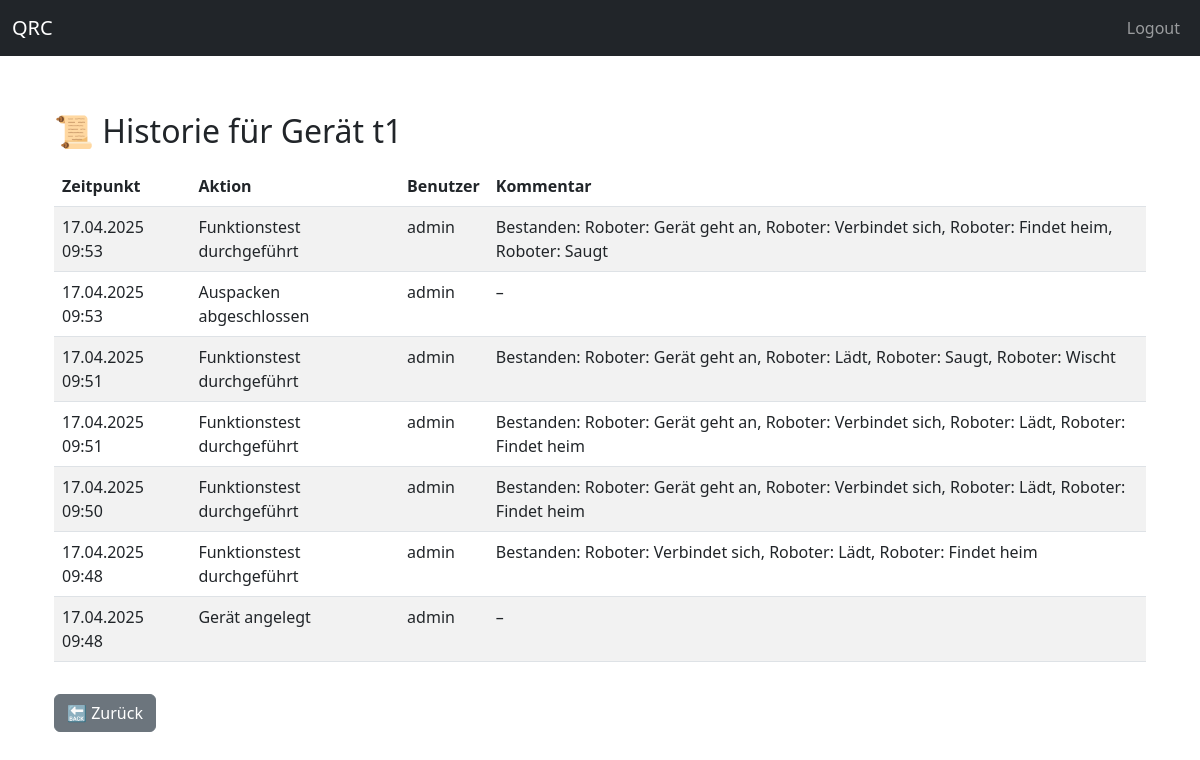
The app's page /geraete/geraet/t1/historie (signed in), older data.
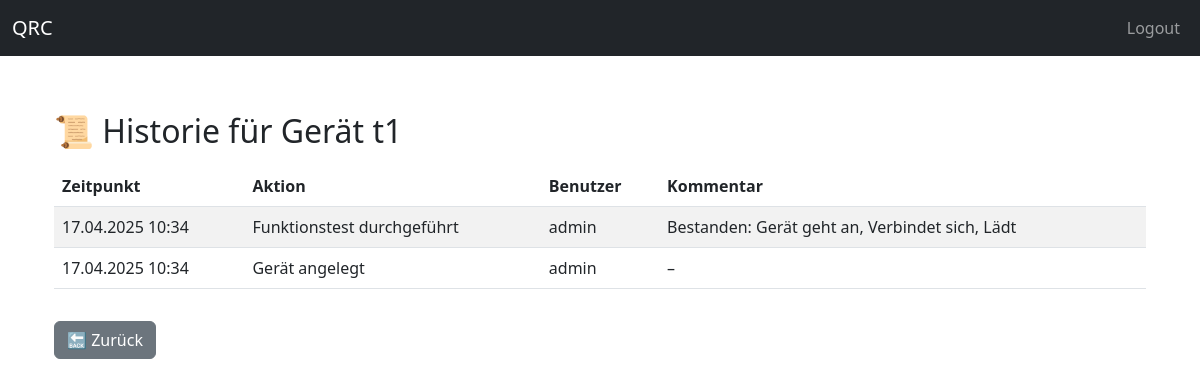
The same page, newer data.
### models/geraet_db.py (models this page shows)
class Geraet(db.Model):
    __tablename__ = "geraete"
    id = db.Column(db.Integer, primary_key=True)
    qrcode = db.Column(db.String, unique=True, nullable=False)
    modell_id = db.Column(db.Integer, db.ForeignKey("modell.id"), nullable=False)
    zustand_id = db.Column(db.Integer, db.ForeignKey("zustaende.id"), nullable=False)
    benutzer_id = db.Column(db.Integer, db.ForeignKey("benutzer.id"), nullable=False)
    modell = db.relationship("Modell", back_populates="geraete")
    zustand = db.relationship("Zustand")
    benutzer = db.relationship("Benutzer", backref="geraete")
    historie = db.relationship("Historie", backref="geraet", lazy=True)
    module = db.relationship("Modul", back_populates="geraet", cascade="all, delete-orphan")
    teile = db.relationship("Teil", back_populates="geraet")
    testdurchlaeufe = db.relationship("GeraeteTestDurchlauf", back_populates="geraet", cascade="all, delete-orphan")

### models/historie_db.py (models this page shows)
class Historie(Base):
    __tablename__ = "historie"
    id = Column(Integer, primary_key=True)
    geraet_id = Column(Integer, ForeignKey("geraete.id"), nullable=False)
    benutzer_id = Column(Integer, ForeignKey("benutzer.id"), nullable=False)
    aktion = Column(String, nullable=False)
    zeitpunkt = Column(DateTime, default=datetime.utcnow)
    kommentar = Column(String, nullable=True)  # ✅ hinzugefügt
    benutzer = relationship("Benutzer")

### models/benutzer_db.py (models this page shows, shortened)
class Benutzer(Base, UserMixin):
    __tablename__ = "benutzer"
    id = Column(Integer, primary_key=True)
    name = Column(String, unique=True, nullable=False)
    passwort_hash = Column(String, nullable=False)
    rolle = Column(String(20), nullable=False, default="user")

### app/routes/geraete_routes.py (the view)
@geraete_bp.route("/geraet/<string:qrcode>/historie")
@login_required
def geraet_historie(qrcode):
    geraet = GeraetDB.query.filter_by(qrcode=qrcode).first_or_404()
    historie_eintraege = Historie.query.filter_by(geraet_id=geraet.id).order_by(Historie.zeitpunkt.desc()).all()
    return render_template("historie.html", geraet=geraet, historie=historie_eintraege)

### app/app.py (called while the page is built)
@login_manager.user_loader
def load_user(user_id):
    return Benutzer.query.get(int(user_id))

### app/templates/historie.html
{% extends "base.html" %}
{% block content %}
<div class="container mt-5">
  <h2>📜 Historie für Gerät {{ geraet.qrcode }}</h2>
  {% if historie %}
  <table class="table table-striped mt-3">
    <thead>
      <tr>
        <th>Zeitpunkt</th>
        <th>Aktion</th>
        <th>Benutzer</th>
        <th>Kommentar</th>
      </tr>
    </thead>
    <tbody>
      {% for eintrag in historie %}
      <tr>
        <td>{{ eintrag.zeitpunkt.strftime('%d.%m.%Y %H:%M') }}</td>
        <td>{{ eintrag.aktion }}</td>
        <td>{{ eintrag.benutzer.name }}</td>
        <td>{{ eintrag.kommentar or '–' }}</td>
      </tr>
      {% endfor %}
    </tbody>
  </table>
  {% else %}
    <p>Keine Historie vorhanden.</p>
  {% endif %}
  <a href="{{ url_for('geraete.geraet_seite', qrcode=geraet.qrcode) }}" class="btn btn-secondary mt-3">🔙 Zurück</a>
</div>
{% endblock %}

### app/templates/base.html (shortened to what this page needs)
<!doctype html>
<html lang="de">
  <head>
    <link href="https://cdn.jsdelivr.net/npm/bootstrap@5.3.0/dist/css/bootstrap.min.css" rel="stylesheet">
  </head>
  <body>
    <nav class="navbar navbar-expand-lg navbar-dark bg-dark fixed-top">
      <div class="container-fluid">
        <a class="navbar-brand" href="#">QRC</a>
        <div class="collapse navbar-collapse">
          <ul class="navbar-nav ms-auto">
            <li class="nav-item">
              <a class="nav-link" href="{{ url_for('login.logout') }}">Logout</a>
            </li>
          </ul>
        </div>
      </div>
    </nav>
    <main class="container mt-5">
      {% block content %}
      {% endblock %}
    </main>
  </body>
</html>

### app/templates/base.html (style rules this page uses)
body { padding-top: 4rem; }

Row changes from the older to the newer data that the page shows:
removed Historie: zeitpunkt "17.04.2025 09:53", aktion "Funktionstest durchgeführt", benutzer.name "admin", kommentar "Bestanden: Roboter: Gerät geht an, Roboter: Verbindet sich, Roboter: Findet heim, Roboter: Saugt"
removed Historie: zeitpunkt "17.04.2025 09:53", aktion "Auspacken abgeschlossen", benutzer.name "admin", kommentar "–"
removed Historie: zeitpunkt "17.04.2025 09:51", aktion "Funktionstest durchgeführt", benutzer.name "admin", kommentar "Bestanden: Roboter: Gerät geht an, Roboter: Lädt, Roboter: Saugt, Roboter: Wischt"
removed Historie: zeitpunkt "17.04.2025 09:51", aktion "Funktionstest durchgeführt", benutzer.name "admin", kommentar "Bestanden: Roboter: Gerät geht an, Roboter: Verbindet sich, Roboter: Lädt, Roboter: Findet heim"
removed Historie: zeitpunkt "17.04.2025 09:50", aktion "Funktionstest durchgeführt", benutzer.name "admin", kommentar "Bestanden: Roboter: Gerät geht an, Roboter: Verbindet sich, Roboter: Lädt, Roboter: Findet heim"
changed Historie "Funktionstest durchgeführt": zeitpunkt "17.04.2025 09:48" → "17.04.2025 10:34"; kommentar "Bestanden: Roboter: Verbindet sich, Roboter: Lädt, Roboter: Findet heim" → "Bestanden: Gerät geht an, Verbindet sich, Lädt"
changed Historie "Gerät angelegt": zeitpunkt "17.04.2025 09:48" → "17.04.2025 10:34"
